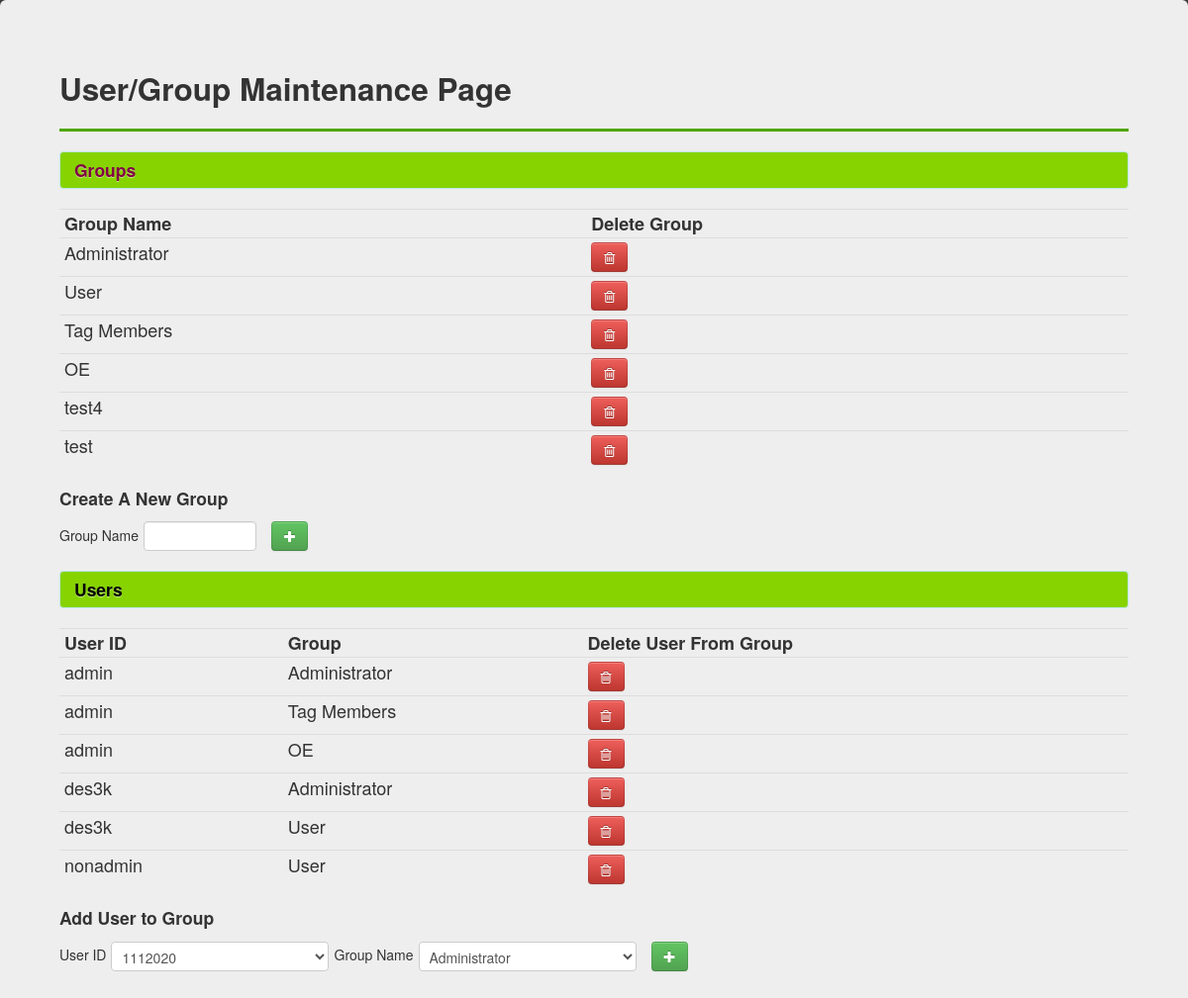
The app's page /maintenance.php with its own data.
### tables this page shows
CREATE TABLE IF NOT EXISTS `Groups` (
  `Id` int(11) NOT NULL AUTO_INCREMENT,
  `Name` varchar(20) DEFAULT NULL,
  PRIMARY KEY (`Id`)
);

CREATE TABLE IF NOT EXISTS `Group_map` (
  `User_id` varchar(50) NOT NULL DEFAULT '',
  `Group_id` int(11) NOT NULL DEFAULT '0',
  PRIMARY KEY (`User_id`,`Group_id`),
  KEY `Group_id` (`Group_id`)
);

### maintenance.php (the view, shortened to what this page needs)
<!DOCTYPE html>
<html lang="en">
 <head>
    <link href="./bootstrap/css/bootstrap.min.css" rel="stylesheet">
    <link rel="stylesheet" href="./css/font-awesome.min.css">
  </head>
  <body>
	<div class="hero-unit">
		<h2>User/Group Maintenance Page</h2>
		<hr style="height: 3px; border-width: 0; background-color: #4fa600;">
		<div class="alert alert-info" style="background-color:#87d300;"><h4 style="color:#810043;">Groups</h4></div>
		<?php
			$query = "SELECT * FROM Groups";
			$result = mysql_query($query) or die("Query failed : " . mysql_error());
			echo "<table class='table table-condensed'>
				<tr>
					<th>Group Name</th>
					<th>Delete Group</th>
				</tr>";
			while($row = mysql_fetch_array($result))
			{
				echo "<tr>";
				echo "<td>" . $row['Name'] . "</td>";
				echo "<td><a href='modifyGroup.php?request=delete&id=".$row['Id']."' class='btn btn-danger' name='delete'><i class='icon-trash'></i></a></td>";
				echo "</tr>";
			}
			echo "</table>";
		?>
		<h4>Create A New Group</h4>
		<form class="form-inline" action="modifyGroup.php" method="post">
			<label>Group Name</label>
			<input type="text" placeholder="" style="width:100px;" name="groupName">
			<button class="btn btn-success" style="margin-left:10px" type="submit"><i class="icon-plus"></i></button>
		</form>
		<div class="alert alert-info" style="background-color:#87d300;"><h4 style="color:#000000;">Users</h4></div>
		<?php
			$query = "SELECT User_id, Name, Group_id FROM Group_map JOIN Groups on Groups.Id=Group_map.Group_id";
			$result = mysql_query($query) or die("Query failed : " . mysql_error());
			echo "<table class='table table-condensed'>
				<tr>
					<th>User ID</th>
					<th>Group</th>
					<th>Delete User From Group</th>
				</tr>";
			while($row = mysql_fetch_array($result))
			{
				echo "<tr>";
				echo "<td>" . $row['User_id'] . "</td>";
				echo "<td>" . $row['Name'] . "</td>";
				echo "<td><a href='modifyUserGroup.php?request=delete&userId=".$row['User_id']."&groupId=".$row['Group_id']."' class='btn btn-danger' name='delete'><i class='icon-trash'></i></a></td>";
				echo "</tr>";
			}
			echo "</table>";
		?>
		<h4>Add User to Group</h4>
		<form class="form-inline" action="modifyUserGroup.php" method="post">
			<label>User ID</label>
			<?php
				$query= "Select Id from User";
				$result =  mysql_query($query);
				echo "<select name='userId' id='userId'>";
				while ($select_query_array=   mysql_fetch_array($result) )
				{
				   echo "<option>".htmlspecialchars($select_query_array["Id"])."</option>";
				}
				echo "</select>";
			?>
			<label>Group Name</label>
			<?php
				$query= "Select Id, Name from Groups";
				$result =  mysql_query($query);
				echo "<select name='group' id='group'>";
				while ($select_query_array=   mysql_fetch_array($result) )
				{
				   echo "<option>".htmlspecialchars($select_query_array["Name"])."</option>";
				}
				echo "</select>";
			?>
			<button class="btn btn-success" style="margin-left:10px" type="submit"><i class="icon-plus"></i></button>
		</form>
	</div>
  </body>
 </html>

### maintenance.php (style rules this page uses)
html { height: 100%; }
body { height: 100%; background: url( "./images/low_contrast_linen.png") repeat scroll 0 0 transparent; }

### records on screen
groups: Name "Administrator"
groups: Name "User"
groups: Name "Tag Members"
groups: Name "OE"
groups: Name "test4"
groups: Name "test"
group_map: User "admin", Group.Name "Administrator"
group_map: User "admin", Group.Name "Tag Members"
group_map: User "admin", Group.Name "OE"
group_map: User "des3k", Group.Name "Administrator"
group_map: User "des3k", Group.Name "User"
group_map: User "nonadmin", Group.Name "User"

### other values on screen
form field userId "1112020"
form field group "Administrator"
